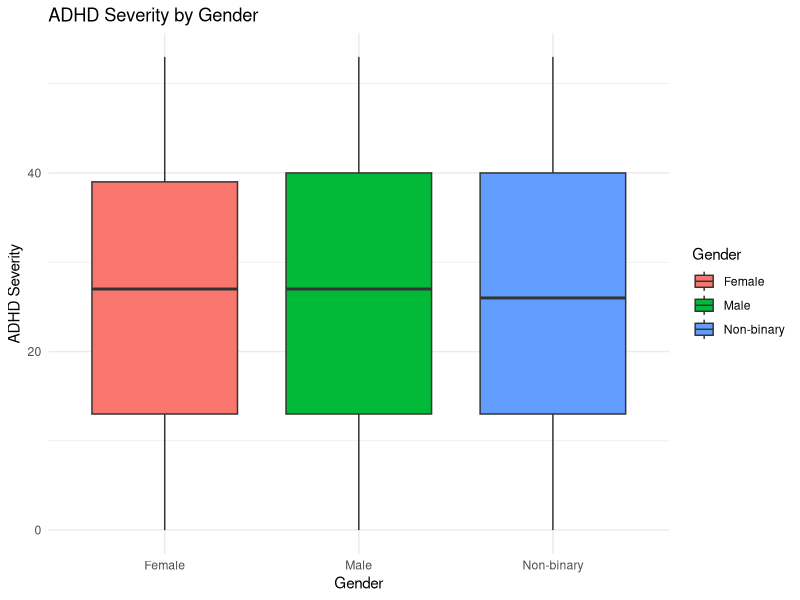
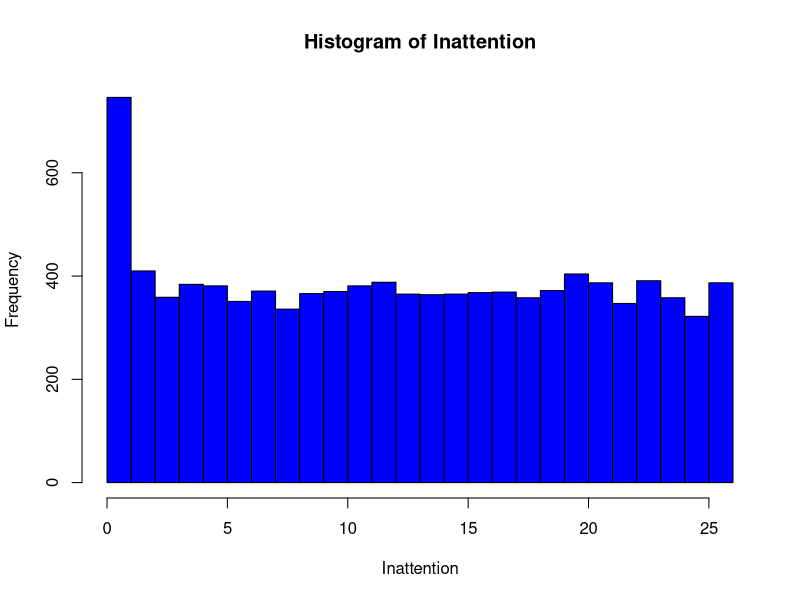
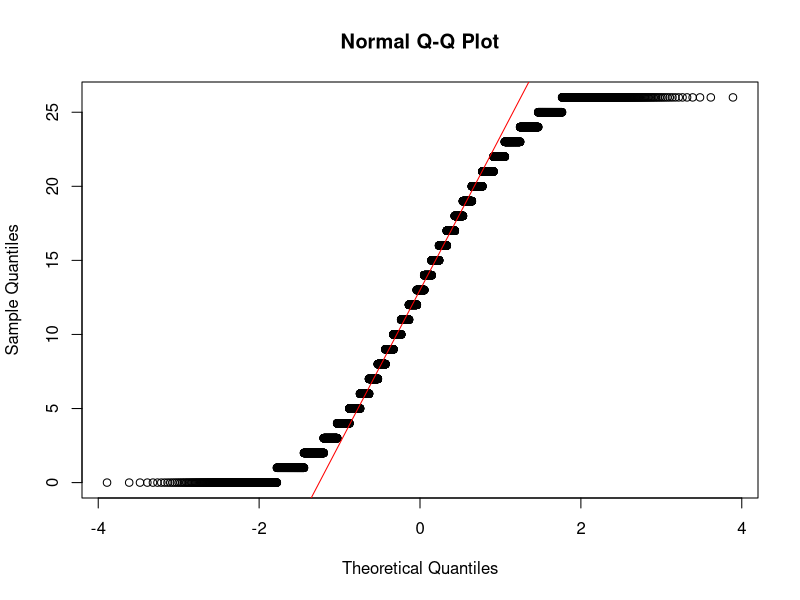
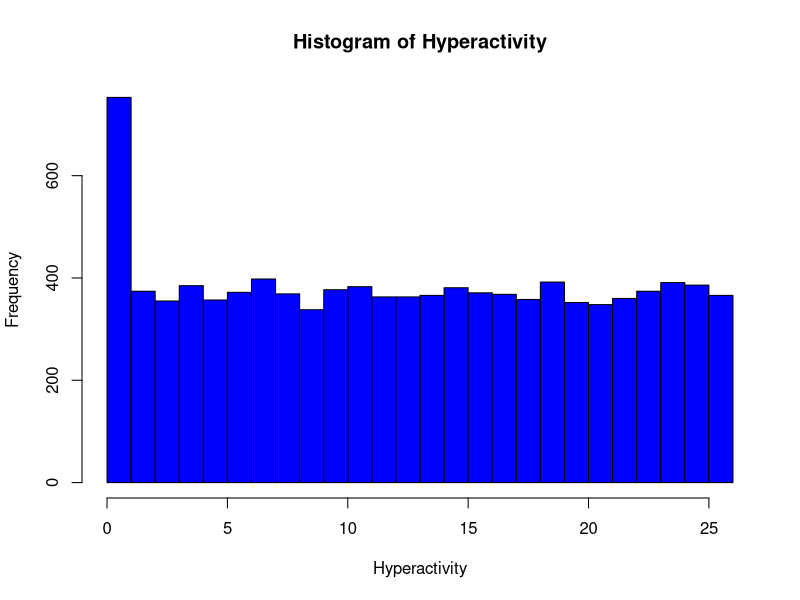
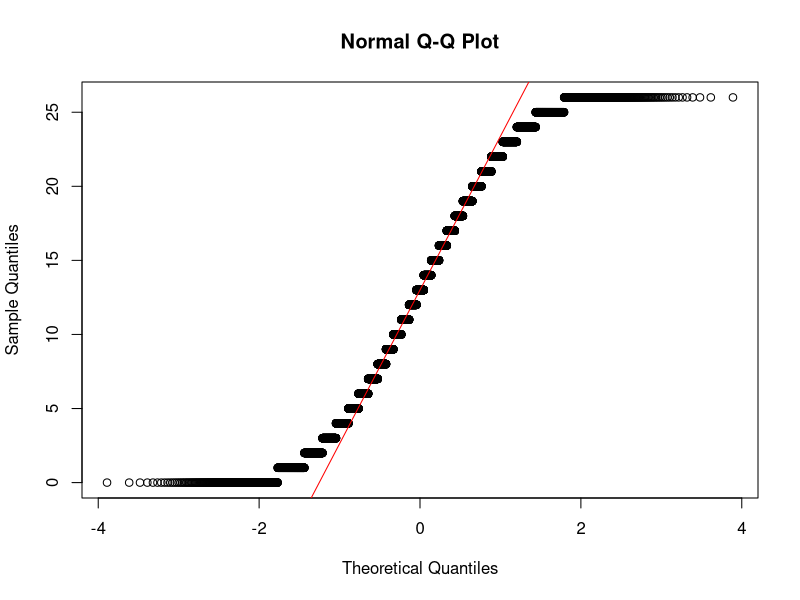
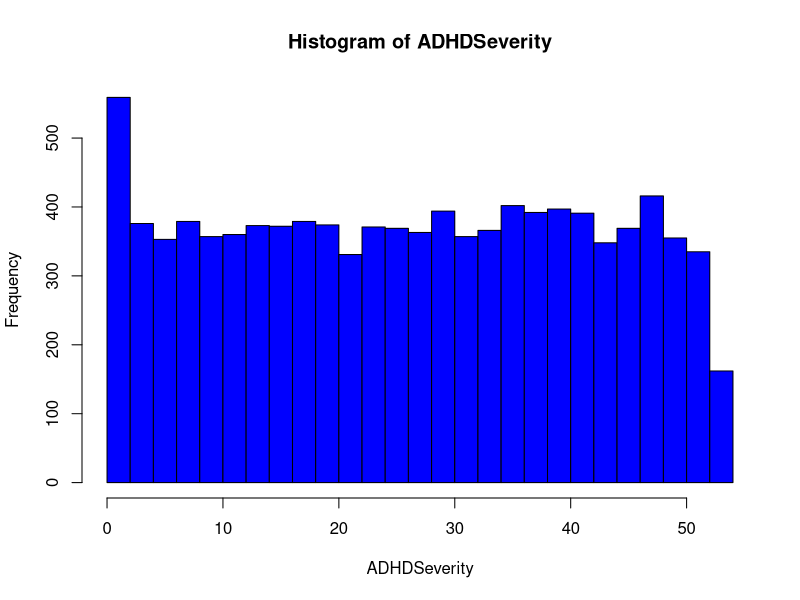
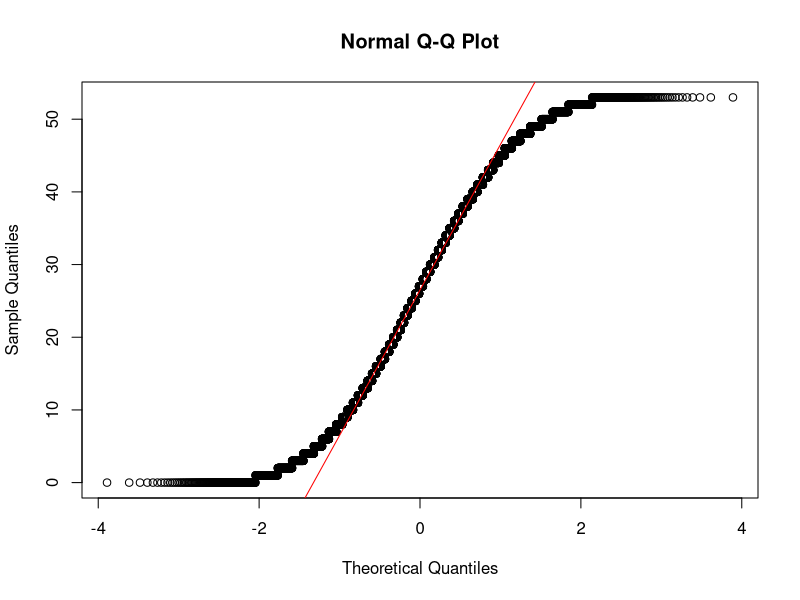
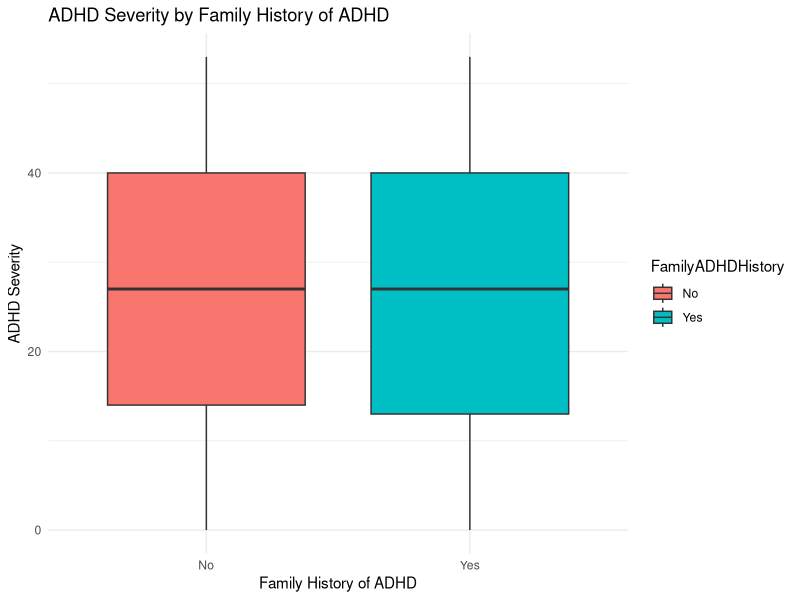

Reproduce these figures in R, in order.
## ---- chunk 1
knitr::opts_chunk$set(cache = TRUE, autodep = TRUE, cache.comments = TRUE)
## ---- chunk 2
library(tidyverse)
library(dplyr)
library(ggplot2)
library(car)
library(stats) 
## ---- chunk 3
getwd()
data = read.csv("data2.csv")
data <- data %>%
  rename(
    ParticipantID = Participant_ID,
    Age = Age,
    Gender = Gender,
    Inattention = Inattention_Score,
    Hyperactivity = Hyperactivity_Score,
    ADHDSeverity = Overall_ADHD_Severity,
    ComorbidConditions = Comorbid_Conditions,
    FamilyADHDHistory = Family_ADHD_History,
    FamilyMembersADHD = Family_Members_with_ADHD,
    IQScore = IQ_Score,
    WorkingMemory = Working_Memory_Score,
    ExecutiveFunctioning = Executive_Functioning_Score,
    MedicationType = Medication_Type,
    MedicationDuration = Medication_Duration_Years,
    TherapyHistory = Behavioral_Therapy_History,
    Ethnicity = Ethnicity,
    EducationLevel = Education_Level,
    Region = Geographic_Region,
    LanguagesAtHome = Languages_Spoken_at_Home,
    MaternalSmoking = Maternal_Smoking_During_Pregnancy,
    AlcoholUse = Alcohol_Use_During_Pregnancy,
    DrugUse = Drug_Use_During_Pregnancy,
    MaternalStress = Maternal_Stress_Levels,
    BirthWeight = Birth_Weight_kg,
    GestationalAge = Gestational_Age_Weeks,
    ChildhoodIllnesses = Early_Childhood_Illnesses,
    FamilyIncome = Family_Income_Level,
    ParentalEducation = Parental_Education_Level,
    ParentalOccupation = Parental_Occupation,
    ParentingStyle = Parenting_Style,
    ParentalInvolvement = Parental_Involvement_in_Education,
    DomesticViolence = Domestic_Violence_History,
    MaritalStatus = Marital_Status_of_Parents,
    NumSiblings = Number_of_Siblings,
    SchoolType = School_Type,
    TeacherRating = Teacher_Rating_of_Behavior,
    SocialSkills = Social_Skills_Assessment
  )

# Verify the new column names
colnames(data)
## ---- chunk 4

data$Gender <- as.factor(data$Gender)

data %>%
  group_by(Gender) %>%
  summarise(
    Mean_Inattention = mean(Inattention, na.rm = TRUE),
    Mean_Hyperactivity = mean(Hyperactivity, na.rm = TRUE),
    Mean_ADHDSeverity = mean(ADHDSeverity, na.rm = TRUE)
  )

ggplot(data, aes(x = Gender, y = ADHDSeverity, fill = Gender)) +
  geom_boxplot() +
  labs(title = "ADHD Severity by Gender",
       x = "Gender",
       y = "ADHD Severity") +
  theme_minimal()

# Check assumptions for ANOVA
# 1. Test for normality using Shapiro-Wilk test
ks.test(data$Inattention, "pnorm", mean = mean(data$Inattention, na.rm = TRUE), sd = sd(data$Inattention, na.rm = TRUE))
ks.test(data$Hyperactivity, "pnorm", mean = mean(data$Hyperactivity, na.rm = TRUE), sd = sd(data$Hyperactivity, na.rm = TRUE))
ks.test(data$ADHDSeverity, "pnorm", mean = mean(data$ADHDSeverity, na.rm = TRUE), sd = sd(data$ADHDSeverity, na.rm = TRUE))

# Visualize distributions
hist(data$Inattention, breaks = 30, main = "Histogram of Inattention", xlab = "Inattention", col = "blue")
qqnorm(data$Inattention)
qqline(data$Inattention, col = "red")

hist(data$Hyperactivity, breaks = 30, main = "Histogram of Hyperactivity", xlab = "Hyperactivity", col = "blue")
qqnorm(data$Hyperactivity)
qqline(data$Hyperactivity, col = "red")

hist(data$ADHDSeverity, breaks = 30, main = "Histogram of ADHDSeverity", xlab = "ADHDSeverity", col = "blue")
qqnorm(data$ADHDSeverity)
qqline(data$ADHDSeverity, col = "red")
## ---- chunk 5
# Kruskal-Wallis test for ADHD Severity measures
kruskal_inattention <- kruskal.test(Inattention ~ Gender, data = data)
kruskal_hyperactivity <- kruskal.test(Hyperactivity ~ Gender, data = data)
kruskal_overall <- kruskal.test(ADHDSeverity ~ Gender, data = data)

# Display results
kruskal_inattention
kruskal_hyperactivity
kruskal_overall
## ---- chunk 6
data$FamilyADHDHistory <- as.factor(data$FamilyADHDHistory)
data %>%
  group_by(FamilyADHDHistory) %>%
  summarise(
    Mean_ADHDSeverity = mean(ADHDSeverity, na.rm = TRUE),
    Median_ADHDSeverity = median(ADHDSeverity, na.rm = TRUE),
    Count = n()
  )

ggplot(data, aes(x = FamilyADHDHistory, y = ADHDSeverity, fill = FamilyADHDHistory)) +
  geom_boxplot() +
  labs(
    title = "ADHD Severity by Family History of ADHD",
    x = "Family History of ADHD",
    y = "ADHD Severity"
  ) +
  theme_minimal()

wilcox_test <- wilcox.test(
  ADHDSeverity ~ FamilyADHDHistory,
  data = data,
  exact = FALSE # Use exact=FALSE for large datasets
)

wilcox_test
## ---- chunk 7
data$ParentingStyle <- as.factor(data$ParentingStyle)

# Summary statistics by ParentingStyle
data %>%
  group_by(ParentingStyle) %>%
  summarise(
    Mean_ADHDSeverity = mean(ADHDSeverity, na.rm = TRUE),
    Median_ADHDSeverity = median(ADHDSeverity, na.rm = TRUE),
    Count = n()
  )

# Visualize ADHD severity by ParentingStyle
ggplot(data, aes(x = ParentingStyle, y = ADHDSeverity, fill = ParentingStyle)) +
  geom_boxplot() +
  labs(
    title = "ADHD Severity by Parenting Style",
    x = "Parenting Style",
    y = "ADHD Severity"
  ) +
  theme_minimal()

# Kruskal-Wallis test for ADHDSeverity by ParentingStyle
kruskal_test <- kruskal.test(ADHDSeverity ~ ParentingStyle, data = data)

# Display Kruskal-Wallis test results
kruskal_test

if (kruskal_test$p.value < 0.05) {
  dunn_test <- dunnTest(ADHDSeverity ~ ParentingStyle, data = data, method = "bonferroni")
  dunn_test
}
## ---- chunk 8
data$ParentalInvolvement <- factor(data$ParentalInvolvement, levels = c("Low", "Moderate", "High"))

# Summary statistics for ADHD severity by parental involvement
data %>%
  group_by(ParentalInvolvement) %>%
  summarise(
    Mean_ADHDSeverity = mean(ADHDSeverity, na.rm = TRUE),
    Median_ADHDSeverity = median(ADHDSeverity, na.rm = TRUE),
    Count = n()
  )

# Visualize ADHD severity by parental involvement
ggplot(data, aes(x = ParentalInvolvement, y = ADHDSeverity, fill = ParentalInvolvement)) +
  geom_boxplot() +
  labs(
    title = "ADHD Severity by Parental Involvement",
    x = "Parental Involvement",
    y = "ADHD Severity"
  ) +
  theme_minimal()

# Kruskal-Wallis test for ADHDSeverity by ParentalInvolvement
kruskal_test <- kruskal.test(ADHDSeverity ~ ParentalInvolvement, data = data)

# Display Kruskal-Wallis test results
kruskal_test

# Post-hoc Dunn's test if Kruskal-Wallis is significant
if (kruskal_test$p.value < 0.05) {
  dunn_test <- dunnTest(ADHDSeverity ~ ParentalInvolvement, data = data, method = "bonferroni")
  dunn_test
}

# Spearman rank correlation for ordinal parental involvement
spearman_corr <- cor.test(
  as.numeric(data$ParentalInvolvement),
  data$ADHDSeverity,
  method = "spearman"
)

# Display Spearman correlation results
spearman_corr
## ---- chunk 9
data$ComorbidConditions <- as.factor(data$ComorbidConditions)

# Summary statistics for ADHD severity by comorbid conditions
data %>%
  group_by(ComorbidConditions) %>%
  summarise(
    Mean_ADHDSeverity = mean(ADHDSeverity, na.rm = TRUE),
    Median_ADHDSeverity = median(ADHDSeverity, na.rm = TRUE),
    Count = n()
  )

# Visualize ADHD severity by comorbid conditions
ggplot(data, aes(x = ComorbidConditions, y = ADHDSeverity, fill = ComorbidConditions)) +
  geom_boxplot() +
  labs(
    title = "ADHD Severity by Comorbid Conditions",
    x = "Comorbid Conditions",
    y = "ADHD Severity"
  ) +
  theme_minimal() +
  theme(axis.text.x = element_text(angle = 45, hjust = 1))

# Kruskal-Wallis test for ADHDSeverity by ComorbidConditions
kruskal_test <- kruskal.test(ADHDSeverity ~ ComorbidConditions, data = data)

# Display Kruskal-Wallis test results
kruskal_test

# Post-hoc Dunn's test if Kruskal-Wallis is significant
if (kruskal_test$p.value < 0.05) {
  dunn_test <- dunnTest(ADHDSeverity ~ ComorbidConditions, data = data, method = "bonferroni")
  dunn_test
}

## ---- chunk 10
spearman_corr <- cor.test(
  data$IQScore,
  data$ADHDSeverity,
  method = "spearman"
)

# Display Spearman correlation results
spearman_corr

# Fit a linear regression model
lm_model <- lm(ADHDSeverity ~ IQScore, data = data)

# Display linear regression summary
summary(lm_model)

# Visualize the relationship with a scatter plot and regression line
ggplot(data, aes(x = IQScore, y = ADHDSeverity)) +
  geom_point(alpha = 0.6, color = "blue") +
  geom_smooth(method = "lm", se = TRUE, color = "red") +
  labs(
    title = "Relationship Between IQ Score and ADHD Severity",
    x = "IQ Score",
    y = "ADHD Severity"
  ) +
  theme_minimal()
## ---- chunk 11
data$DomesticViolence <- as.factor(data$DomesticViolence)

# Summary statistics for ADHD severity by domestic violence history
data %>%
  group_by(DomesticViolence) %>%
  summarise(
    Mean_ADHDSeverity = mean(ADHDSeverity, na.rm = TRUE),
    Median_ADHDSeverity = median(ADHDSeverity, na.rm = TRUE),
    Count = n()
  )

# Visualize ADHD severity by domestic violence history
ggplot(data, aes(x = DomesticViolence, y = ADHDSeverity, fill = DomesticViolence)) +
  geom_boxplot() +
  labs(
    title = "ADHD Severity by Domestic Violence History",
    x = "Domestic Violence History",
    y = "ADHD Severity"
  ) +
  theme_minimal()

# Wilcoxon rank-sum test (Mann-Whitney U Test) for ADHDSeverity
wilcox_test_dv <- wilcox.test(
  ADHDSeverity ~ DomesticViolence,
  data = data,
  exact = FALSE
)

# Display Wilcoxon test results
wilcox_test_dv
## ---- chunk 12
# Ensure SchoolType is a factor
data$SchoolType <- as.factor(data$SchoolType)

# Summary statistics for teacher ratings by school type
data %>%
  group_by(SchoolType) %>%
  summarise(
    Mean_TeacherRating = mean(TeacherRating, na.rm = TRUE),
    Median_TeacherRating = median(TeacherRating, na.rm = TRUE),
    Count = n()
  )

# Visualize teacher ratings by school type
ggplot(data, aes(x = SchoolType, y = TeacherRating, fill = SchoolType)) +
  geom_boxplot() +
  labs(
    title = "Teacher Ratings by School Type",
    x = "School Type",
    y = "Teacher Rating"
  ) +
  theme_minimal()

# Wilcoxon rank-sum test (Mann-Whitney U Test) for TeacherRating
wilcox_test_school <- wilcox.test(
  TeacherRating ~ SchoolType,
  data = data,
  exact = FALSE
)

# Display Wilcoxon test results
wilcox_test_school

## ---- chunk 13
# Spearman's rank correlation for NumSiblings and ADHDSeverity
spearman_corr_adhd <- cor.test(
  data$NumSiblings,
  data$ADHDSeverity,
  method = "spearman"
)

# Spearman's rank correlation for NumSiblings and SocialSkills
spearman_corr_social <- cor.test(
  data$NumSiblings,
  data$SocialSkills,
  method = "spearman"
)

# Display Spearman correlation results
spearman_corr_adhd
spearman_corr_social

# Linear regression for NumSiblings predicting ADHDSeverity
lm_adhd <- lm(ADHDSeverity ~ NumSiblings, data = data)
summary(lm_adhd)

# Linear regression for NumSiblings predicting SocialSkills
lm_social <- lm(SocialSkills ~ NumSiblings, data = data)
summary(lm_social)

# Visualization: NumSiblings vs ADHDSeverity
ggplot(data, aes(x = NumSiblings, y = ADHDSeverity)) +
  geom_point(alpha = 0.6, color = "blue") +
  geom_smooth(method = "lm", se = TRUE, color = "red") +
  labs(
    title = "Relationship Between Number of Siblings and ADHD Severity",
    x = "Number of Siblings",
    y = "ADHD Severity"
  ) +
  theme_minimal()

# Visualization: NumSiblings vs SocialSkills
ggplot(data, aes(x = NumSiblings, y = SocialSkills)) +
  geom_point(alpha = 0.6, color = "green") +
  geom_smooth(method = "lm", se = TRUE, color = "red") +
  labs(
    title = "Relationship Between Number of Siblings and Social Skills",
    x = "Number of Siblings",
    y = "Social Skills"
  ) +
  theme_minimal()

